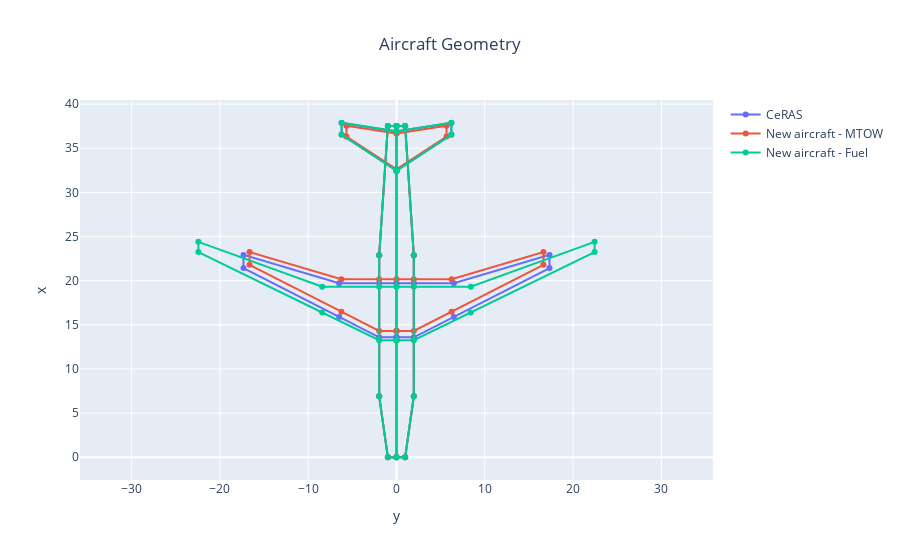

Notebook source saved alongside this figure:
### Code cell
fig = oad.aircraft_geometry_plot(CeRAS_2750nm_MDA_OUTPUT_FILE, name='CeRAS')
fig = oad.aircraft_geometry_plot(CeRAS_800nm_MDA_OUTPUT_FILE, name='New aircraft - MTOW', fig=fig)
fig = oad.aircraft_geometry_plot(CeRAS_2750nm_MDO_OUTPUT_FILE, name='New aircraft - Fuel', fig=fig)
fig.show()
